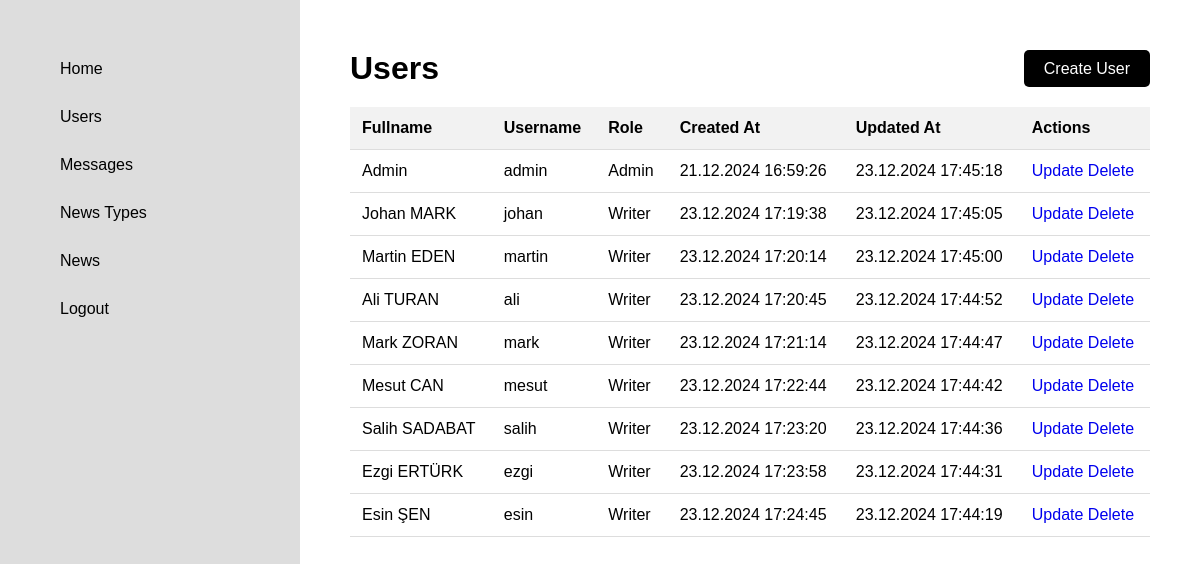
The app's page /dashboard/users.php (signed in) with its own data.
### tables this page shows
CREATE TABLE `users` (
  `id` int NOT NULL AUTO_INCREMENT,
  `fullname` varchar(100) NOT NULL,
  `username` varchar(100) NOT NULL,
  `password` varchar(150) NOT NULL,
  `role` varchar(10) NOT NULL,
  `description` text,
  `image` varchar(300) DEFAULT NULL,
  `create_at` varchar(20) NOT NULL,
  `update_at` varchar(20) NOT NULL,
  `seo_url` text NOT NULL,
  PRIMARY KEY (`id`)
);

### dashboard/users.php (the view, shortened to what this page needs)
<?php include '_src/assets/master/header.php';
?>
<div class="content">
    <div class="header">
        <h1 style="display:flex;align-items:center">Users</h1>
        <div class="header-buttons">
            <a href="user-create.php">Create User</a>
        </div>
    </div>
    <div>
        <table>
            <thead>
                <tr>
                    <th>Fullname</th>
                    <th>Username</th>
                    <th>Role</th>
                    <th>Created At</th>
                    <th>Updated At</th>
                    <th>Actions</th>
                </tr>
            </thead>
            <tbody>
                <?php
                $result = $conn->query("SELECT * FROM users");
                if ($result->num_rows > 0) {
                    while ($row = $result->fetch_assoc()) { ?>
                        <tr>
                            <td><?php echo $row['fullname'] ?></td>
                            <td><?php echo $row['username'] ?></td>
                            <td><?php echo $row['role'] ?></td>
                            <td><?php echo date('d.m.Y H:i:s', strtotime($row['create_at'])) ?></td>
                            <td><?php echo date('d.m.Y H:i:s', strtotime($row['update_at'])) ?></td>
                            <td class="actions">
                            <a href="user-update.php?id=<?php echo $row['id'] ?>">Update</a>
                            <a href="_src/business/users/delete.php?id=<?php echo $row['id'] ?>">Delete</a>
                        </td>
                        </tr>
                    <?php }
                } else { ?>
                    <tr>
                        <td colspan="6">No data found.</td>
                    </tr>
                <?php } ?>
            </tbody>
        </table>
    </div>
</div>
<?php include '_src/assets/master/footer.php' ?>

### dashboard/_src/assets/css/custom.css (style rules this page uses)
* { margin: 0; padding: 0; box-sizing: border-box; }
a { text-decoration: none; }
body { font-family: "Poppins", sans-serif; display: grid; grid-template-columns: 300px 1fr; }
.content { padding: 50px; }
.header { display: flex; justify-content: space-between; align-items: center; margin-bottom: 20px; }
.header .header-buttons a { background-color: rgb(0, 0, 0); color: white; padding: 10px 20px; border-radius: 5px; }
table { width: 100%; border-collapse: collapse; }
th, td { padding: 12px; text-align: left; border-bottom: 1px solid #ddd; }
th { background-color: #f2f2f2; }

### records on screen
users: fullname "Admin", username "admin", role "Admin", create_at "21.12.2024 16:59:26", update_at "23.12.2024 17:45:18"
users: fullname "Johan MARK", username "johan", role "Writer", create_at "23.12.2024 17:19:38", update_at "23.12.2024 17:45:05"
users: fullname "Martin EDEN", username "martin", role "Writer", create_at "23.12.2024 17:20:14", update_at "23.12.2024 17:45:00"
users: fullname "Ali TURAN", username "ali", role "Writer", create_at "23.12.2024 17:20:45", update_at "23.12.2024 17:44:52"
users: fullname "Mark ZORAN", username "mark", role "Writer", create_at "23.12.2024 17:21:14", update_at "23.12.2024 17:44:47"
users: fullname "Mesut CAN", username "mesut", role "Writer", create_at "23.12.2024 17:22:44", update_at "23.12.2024 17:44:42"
users: fullname "Salih SADABAT", username "salih", role "Writer", create_at "23.12.2024 17:23:20", update_at "23.12.2024 17:44:36"
users: fullname "Ezgi ERTÜRK", username "ezgi", role "Writer", create_at "23.12.2024 17:23:58", update_at "23.12.2024 17:44:31"
users: fullname "Esin ŞEN", username "esin", role "Writer", create_at "23.12.2024 17:24:45", update_at "23.12.2024 17:44:19"
